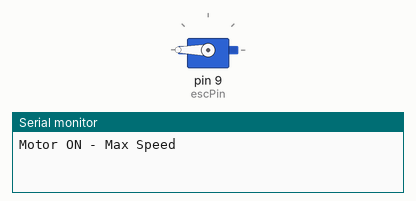
Bench run of a sketch on a simulated Arduino Uno, built with avr-gcc and run on an emulated ATmega328P. On the bench: servo, the last lines printed to the serial monitor.

Above: at 5.05 s.
At 44.95 s:
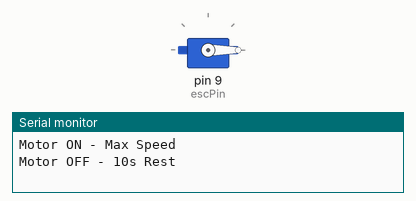
Timing chart, 0 to 57.0 s (numbered marks = the images above):
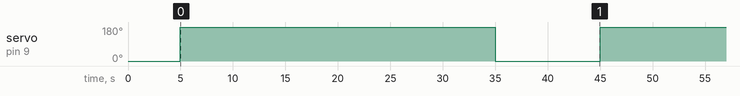

The sketch:

motor_test_3.ino
```cpp
#include <Servo.h>

// 핀 및 변수 설정
Servo esc;
int escPin = 9;           // ESC 신호 핀
int throttle = 0;         // ESC 스로틀 값

void setup() {
  esc.attach(escPin, 1000, 2000);  // PWM 범위 설정
  esc.write(0);                    // 초기 정지
  delay(5000);                     // 전원 연결 후 5초 대기
  Serial.begin(9600);              // 디버깅용 시리얼
}

void loop() {
  // 30초 작동 (최대 속도)
  throttle = 180;                  // 최대 속도
  esc.write(throttle);
  Serial.println("Motor ON - Max Speed");
  delay(30000);                    // 30초 작동

  // 10초 휴식
  throttle = 0;                    // 정지
  esc.write(throttle);
  Serial.println("Motor OFF - 10s Rest");
  delay(10000);                    // 10초 휴식
}
```

Measured:
- by itself, servo on pin 9 (escPin): alternates 180° for 30.0 s and 0° for 10.0 s
